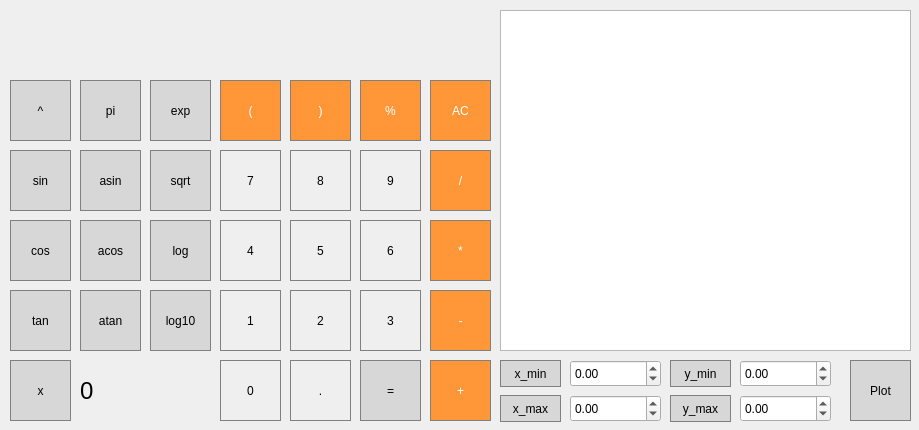
<?xml version="1.0" encoding="UTF-8"?>
<ui version="4.0">
 <class>MainWindow</class>
 <widget class="QMainWindow" name="MainWindow">
  <property name="geometry">
   <rect>
    <x>0</x>
    <y>0</y>
    <width>919</width>
    <height>430</height>
   </rect>
  </property>
  <property name="windowTitle">
   <string>MainWindow</string>
  </property>
  <widget class="QWidget" name="centralwidget">
   <widget class="Clickable" name="result_show">
    <property name="geometry">
     <rect>
      <x>10</x>
      <y>10</y>
      <width>481</width>
      <height>61</height>
     </rect>
    </property>
    <property name="font">
     <font>
      <pointsize>18</pointsize>
     </font>
    </property>
    <property name="styleSheet">
     <string notr="true">QLabel {
  qproperty-alignment: 'AlignVCenter | AlignRight';
  border: 1px solid gray;
}

background-color : white;</string>
    </property>
    <property name="text">
     <string/>
    </property>
   </widget>
   <widget class="QPushButton" name="pushButton_open_bracket">
    <property name="geometry">
     <rect>
      <x>220</x>
      <y>80</y>
      <width>61</width>
      <height>61</height>
     </rect>
    </property>
    <property name="styleSheet">
     <string notr="true">QPushButton {
  background-color: rgb(255, 151, 57);
  color: white; 
  border: 1px solid gray;
}

QPushButton:pressed {
    background-color: qlineargradient(x1: 0, y1: 0, x2: 0, y2: 1,
                                      stop: 0 #FF7832, stop: 1 #FF9739);
}</string>
    </property>
    <property name="text">
     <string>(</string>
    </property>
   </widget>
   <widget class="QPushButton" name="pushButton_close_bracket">
    <property name="geometry">
     <rect>
      <x>290</x>
      <y>80</y>
      <width>61</width>
      <height>61</height>
     </rect>
    </property>
    <property name="styleSheet">
     <string notr="true">QPushButton {
  background-color: rgb(255, 151, 57);
  color: white; 
  border: 1px solid gray;
}

QPushButton:pressed {
    background-color: qlineargradient(x1: 0, y1: 0, x2: 0, y2: 1,
                                      stop: 0 #FF7832, stop: 1 #FF9739);
}</string>
    </property>
    <property name="text">
     <string>)</string>
    </property>
   </widget>
   <widget class="QPushButton" name="pushButton_mod">
    <property name="geometry">
     <rect>
      <x>360</x>
      <y>80</y>
      <width>61</width>
      <height>61</height>
     </rect>
    </property>
    <property name="styleSheet">
     <string notr="true">QPushButton {
  background-color: rgb(255, 151, 57);
  color: white; 
  border: 1px solid gray;
}

QPushButton:pressed {
    background-color: qlineargradient(x1: 0, y1: 0, x2: 0, y2: 1,
                                      stop: 0 #FF7832, stop: 1 #FF9739);
}</string>
    </property>
    <property name="text">
     <string>%</string>
    </property>
   </widget>
   <widget class="QPushButton" name="pushButton_AC">
    <property name="geometry">
     <rect>
      <x>430</x>
      <y>80</y>
      <width>61</width>
      <height>61</height>
     </rect>
    </property>
    <property name="styleSheet">
     <string notr="true">QPushButton {
  background-color: rgb(255, 151, 57);
  color: white; 
  border: 1px solid gray;
}

QPushButton:pressed {
    background-color: qlineargradient(x1: 0, y1: 0, x2: 0, y2: 1,
                                      stop: 0 #FF7832, stop: 1 #FF9739);
}</string>
    </property>
    <property name="text">
     <string>AC</string>
    </property>
   </widget>
   <widget class="QPushButton" name="pushButton_7">
    <property name="geometry">
     <rect>
      <x>220</x>
      <y>150</y>
      <width>61</width>
      <height>61</height>
     </rect>
    </property>
    <property name="styleSheet">
     <string notr="true">QPushButton {
   border: 1px solid gray;
}
QPushButton:pressed {
    background-color: qlineargradient(x1: 0, y1: 0, x2: 0, y2: 1,
                                      stop: 0 #dadbde, stop: 1 #f6f7fa);
}</string>
    </property>
    <property name="text">
     <string>7</string>
    </property>
   </widget>
   <widget class="QPushButton" name="pushButton_8">
    <property name="geometry">
     <rect>
      <x>290</x>
      <y>150</y>
      <width>61</width>
      <height>61</height>
     </rect>
    </property>
    <property name="styleSheet">
     <string notr="true">QPushButton {
   border: 1px solid gray;
}
QPushButton:pressed {
    background-color: qlineargradient(x1: 0, y1: 0, x2: 0, y2: 1,
                                      stop: 0 #dadbde, stop: 1 #f6f7fa);
}</string>
    </property>
    <property name="text">
     <string>8</string>
    </property>
   </widget>
   <widget class="QPushButton" name="pushButton_9">
    <property name="geometry">
     <rect>
      <x>360</x>
      <y>150</y>
      <width>61</width>
      <height>61</height>
     </rect>
    </property>
    <property name="styleSheet">
     <string notr="true">QPushButton {
   border: 1px solid gray;
}
QPushButton:pressed {
    background-color: qlineargradient(x1: 0, y1: 0, x2: 0, y2: 1,
                                      stop: 0 #dadbde, stop: 1 #f6f7fa);
}</string>
    </property>
    <property name="text">
     <string>9</string>
    </property>
   </widget>
   <widget class="QPushButton" name="pushButton_div">
    <property name="geometry">
     <rect>
      <x>430</x>
      <y>150</y>
      <width>61</width>
      <height>61</height>
     </rect>
    </property>
    <property name="styleSheet">
     <string notr="true">QPushButton {
  background-color: rgb(255, 151, 57);
  color: white; 
  border: 1px solid gray;
}

QPushButton:pressed {
    background-color: qlineargradient(x1: 0, y1: 0, x2: 0, y2: 1,
                                      stop: 0 #FF7832, stop: 1 #FF9739);
}</string>
    </property>
    <property name="text">
     <string>/</string>
    </property>
   </widget>
   <widget class="QPushButton" name="pushButton_4">
    <property name="geometry">
     <rect>
      <x>220</x>
      <y>220</y>
      <width>61</width>
      <height>61</height>
     </rect>
    </property>
    <property name="styleSheet">
     <string notr="true">QPushButton {
   border: 1px solid gray;
}
QPushButton:pressed {
    background-color: qlineargradient(x1: 0, y1: 0, x2: 0, y2: 1,
                                      stop: 0 #dadbde, stop: 1 #f6f7fa);
}</string>
    </property>
    <property name="text">
     <string>4</string>
    </property>
   </widget>
   <widget class="QPushButton" name="pushButton_5">
    <property name="geometry">
     <rect>
      <x>290</x>
      <y>220</y>
      <width>61</width>
      <height>61</height>
     </rect>
    </property>
    <property name="styleSheet">
     <string notr="true">QPushButton {
   border: 1px solid gray;
}
QPushButton:pressed {
    background-color: qlineargradient(x1: 0, y1: 0, x2: 0, y2: 1,
                                      stop: 0 #dadbde, stop: 1 #f6f7fa);
}</string>
    </property>
    <property name="text">
     <string>5</string>
    </property>
   </widget>
   <widget class="QPushButton" name="pushButton_6">
    <property name="geometry">
     <rect>
      <x>360</x>
      <y>220</y>
      <width>61</width>
      <height>61</height>
     </rect>
    </property>
    <property name="styleSheet">
     <string notr="true">QPushButton {
   border: 1px solid gray;
}
QPushButton:pressed {
    background-color: qlineargradient(x1: 0, y1: 0, x2: 0, y2: 1,
                                      stop: 0 #dadbde, stop: 1 #f6f7fa);
}</string>
    </property>
    <property name="text">
     <string>6</string>
    </property>
   </widget>
   <widget class="QPushButton" name="pushButton_mul">
    <property name="geometry">
     <rect>
      <x>430</x>
      <y>220</y>
      <width>61</width>
      <height>61</height>
     </rect>
    </property>
    <property name="styleSheet">
     <string notr="true">QPushButton {
  background-color: rgb(255, 151, 57);
  color: white; 
  border: 1px solid gray;
}

QPushButton:pressed {
    background-color: qlineargradient(x1: 0, y1: 0, x2: 0, y2: 1,
                                      stop: 0 #FF7832, stop: 1 #FF9739);
}</string>
    </property>
    <property name="text">
     <string>*</string>
    </property>
   </widget>
   <widget class="QPushButton" name="pushButton_1">
    <property name="geometry">
     <rect>
      <x>220</x>
      <y>290</y>
      <width>61</width>
      <height>61</height>
     </rect>
    </property>
    <property name="styleSheet">
     <string notr="true">QPushButton {
   border: 1px solid gray;
}
QPushButton:pressed {
    background-color: qlineargradient(x1: 0, y1: 0, x2: 0, y2: 1,
                                      stop: 0 #dadbde, stop: 1 #f6f7fa);
}</string>
    </property>
    <property name="text">
     <string>1</string>
    </property>
   </widget>
   <widget class="QPushButton" name="pushButton_2">
    <property name="geometry">
     <rect>
      <x>290</x>
      <y>290</y>
      <width>61</width>
      <height>61</height>
     </rect>
    </property>
    <property name="styleSheet">
     <string notr="true">QPushButton {
   border: 1px solid gray;
}
QPushButton:pressed {
    background-color: qlineargradient(x1: 0, y1: 0, x2: 0, y2: 1,
                                      stop: 0 #dadbde, stop: 1 #f6f7fa);
}</string>
    </property>
    <property name="text">
     <string>2</string>
    </property>
   </widget>
   <widget class="QPushButton" name="pushButton_3">
    <property name="geometry">
     <rect>
      <x>360</x>
      <y>290</y>
      <width>61</width>
      <height>61</height>
     </rect>
    </property>
    <property name="styleSheet">
     <string notr="true">QPushButton {
   border: 1px solid gray;
}
QPushButton:pressed {
    background-color: qlineargradient(x1: 0, y1: 0, x2: 0, y2: 1,
                                      stop: 0 #dadbde, stop: 1 #f6f7fa);
}</string>
    </property>
    <property name="text">
     <string>3</string>
    </property>
   </widget>
   <widget class="QPushButton" name="pushButton_minus">
    <property name="geometry">
     <rect>
      <x>430</x>
      <y>290</y>
      <width>61</width>
      <height>61</height>
     </rect>
    </property>
    <property name="styleSheet">
     <string notr="true">QPushButton {
  background-color: rgb(255, 151, 57);
  color: white; 
  border: 1px solid gray;
}

QPushButton:pressed {
    background-color: qlineargradient(x1: 0, y1: 0, x2: 0, y2: 1,
                                      stop: 0 #FF7832, stop: 1 #FF9739);
}</string>
    </property>
    <property name="text">
     <string>-</string>
    </property>
   </widget>
   <widget class="QPushButton" name="pushButton_plus">
    <property name="geometry">
     <rect>
      <x>430</x>
      <y>360</y>
      <width>61</width>
      <height>61</height>
     </rect>
    </property>
    <property name="styleSheet">
     <string notr="true">QPushButton {
  background-color: rgb(255, 151, 57);
  color: white; 
  border: 1px solid gray;
}

QPushButton:pressed {
    background-color: qlineargradient(x1: 0, y1: 0, x2: 0, y2: 1,
                                      stop: 0 #FF7832, stop: 1 #FF9739);
}</string>
    </property>
    <property name="text">
     <string>+</string>
    </property>
   </widget>
   <widget class="QPushButton" name="pushButton_0">
    <property name="geometry">
     <rect>
      <x>220</x>
      <y>360</y>
      <width>61</width>
      <height>61</height>
     </rect>
    </property>
    <property name="styleSheet">
     <string notr="true">QPushButton {
   border: 1px solid gray;
}
QPushButton:pressed {
    background-color: qlineargradient(x1: 0, y1: 0, x2: 0, y2: 1,
                                      stop: 0 #dadbde, stop: 1 #f6f7fa);
}</string>
    </property>
    <property name="text">
     <string>0</string>
    </property>
   </widget>
   <widget class="QPushButton" name="pushButton_point">
    <property name="geometry">
     <rect>
      <x>290</x>
      <y>360</y>
      <width>61</width>
      <height>61</height>
     </rect>
    </property>
    <property name="styleSheet">
     <string notr="true">QPushButton {
   border: 1px solid gray;
}
QPushButton:pressed {
    background-color: qlineargradient(x1: 0, y1: 0, x2: 0, y2: 1,
                                      stop: 0 #dadbde, stop: 1 #f6f7fa);
}</string>
    </property>
    <property name="text">
     <string>.</string>
    </property>
   </widget>
   <widget class="QPushButton" name="pushButton_eq">
    <property name="geometry">
     <rect>
      <x>360</x>
      <y>360</y>
      <width>61</width>
      <height>61</height>
     </rect>
    </property>
    <property name="styleSheet">
     <string notr="true">QPushButton {
  background-color: rgb(215, 215, 215);
  border: 1px solid gray;
}
QPushButton:pressed {
    background-color: qlineargradient(x1: 0, y1: 0, x2: 0, y2: 1,
                                      stop: 0 #BEBEBE, stop: 1 #D7D7D7);
}</string>
    </property>
    <property name="text">
     <string>=</string>
    </property>
   </widget>
   <widget class="QPushButton" name="pushButton_sqrt">
    <property name="geometry">
     <rect>
      <x>150</x>
      <y>150</y>
      <width>61</width>
      <height>61</height>
     </rect>
    </property>
    <property name="styleSheet">
     <string notr="true">QPushButton {
  background-color: rgb(215, 215, 215);
  border: 1px solid gray;
}
QPushButton:pressed {
    background-color: qlineargradient(x1: 0, y1: 0, x2: 0, y2: 1,
                                      stop: 0 #BEBEBE, stop: 1 #D7D7D7);
}</string>
    </property>
    <property name="text">
     <string>sqrt</string>
    </property>
   </widget>
   <widget class="QPushButton" name="pushButton_acos">
    <property name="geometry">
     <rect>
      <x>80</x>
      <y>220</y>
      <width>61</width>
      <height>61</height>
     </rect>
    </property>
    <property name="styleSheet">
     <string notr="true">QPushButton {
  background-color: rgb(215, 215, 215);
  border: 1px solid gray;
}
QPushButton:pressed {
    background-color: qlineargradient(x1: 0, y1: 0, x2: 0, y2: 1,
                                      stop: 0 #BEBEBE, stop: 1 #D7D7D7);
}</string>
    </property>
    <property name="text">
     <string>acos</string>
    </property>
   </widget>
   <widget class="QPushButton" name="pushButton_sin">
    <property name="geometry">
     <rect>
      <x>10</x>
      <y>150</y>
      <width>61</width>
      <height>61</height>
     </rect>
    </property>
    <property name="styleSheet">
     <string notr="true">QPushButton {
  background-color: rgb(215, 215, 215);
  border: 1px solid gray;
}
QPushButton:pressed {
    background-color: qlineargradient(x1: 0, y1: 0, x2: 0, y2: 1,
                                      stop: 0 #BEBEBE, stop: 1 #D7D7D7);
}</string>
    </property>
    <property name="text">
     <string>sin</string>
    </property>
   </widget>
   <widget class="QPushButton" name="pushButton_log10">
    <property name="geometry">
     <rect>
      <x>150</x>
      <y>220</y>
      <width>61</width>
      <height>61</height>
     </rect>
    </property>
    <property name="styleSheet">
     <string notr="true">QPushButton {
  background-color: rgb(215, 215, 215);
  border: 1px solid gray;
}
QPushButton:pressed {
    background-color: qlineargradient(x1: 0, y1: 0, x2: 0, y2: 1,
                                      stop: 0 #BEBEBE, stop: 1 #D7D7D7);
}</string>
    </property>
    <property name="text">
     <string>log</string>
    </property>
   </widget>
   <widget class="QPushButton" name="pushButton_asin">
    <property name="geometry">
     <rect>
      <x>80</x>
      <y>150</y>
      <width>61</width>
      <height>61</height>
     </rect>
    </property>
    <property name="styleSheet">
     <string notr="true">QPushButton {
  background-color: rgb(215, 215, 215);
  border: 1px solid gray;
}
QPushButton:pressed {
    background-color: qlineargradient(x1: 0, y1: 0, x2: 0, y2: 1,
                                      stop: 0 #BEBEBE, stop: 1 #D7D7D7);
}</string>
    </property>
    <property name="text">
     <string>asin</string>
    </property>
   </widget>
   <widget class="QPushButton" name="pushButton_log">
    <property name="geometry">
     <rect>
      <x>150</x>
      <y>290</y>
      <width>61</width>
      <height>61</height>
     </rect>
    </property>
    <property name="styleSheet">
     <string notr="true">QPushButton {
  background-color: rgb(215, 215, 215);
  border: 1px solid gray;
}
QPushButton:pressed {
    background-color: qlineargradient(x1: 0, y1: 0, x2: 0, y2: 1,
                                      stop: 0 #BEBEBE, stop: 1 #D7D7D7);
}</string>
    </property>
    <property name="text">
     <string>log10</string>
    </property>
   </widget>
   <widget class="QPushButton" name="pushButton_e">
    <property name="geometry">
     <rect>
      <x>150</x>
      <y>80</y>
      <width>61</width>
      <height>61</height>
     </rect>
    </property>
    <property name="styleSheet">
     <string notr="true">QPushButton {
  background-color: rgb(215, 215, 215);
  border: 1px solid gray;
}
QPushButton:pressed {
    background-color: qlineargradient(x1: 0, y1: 0, x2: 0, y2: 1,
                                      stop: 0 #BEBEBE, stop: 1 #D7D7D7);
}</string>
    </property>
    <property name="text">
     <string>exp</string>
    </property>
   </widget>
   <widget class="QPushButton" name="pushButton_cos">
    <property name="geometry">
     <rect>
      <x>10</x>
      <y>220</y>
      <width>61</width>
      <height>61</height>
     </rect>
    </property>
    <property name="styleSheet">
     <string notr="true">QPushButton {
  background-color: rgb(215, 215, 215);
  border: 1px solid gray;
}
QPushButton:pressed {
    background-color: qlineargradient(x1: 0, y1: 0, x2: 0, y2: 1,
                                      stop: 0 #BEBEBE, stop: 1 #D7D7D7);
}</string>
    </property>
    <property name="text">
     <string>cos</string>
    </property>
   </widget>
   <widget class="QPushButton" name="pushButton_pow">
    <property name="geometry">
     <rect>
      <x>10</x>
      <y>80</y>
      <width>61</width>
      <height>61</height>
     </rect>
    </property>
    <property name="styleSheet">
     <string notr="true">QPushButton {
  background-color: rgb(215, 215, 215);
  border: 1px solid gray;
}
QPushButton:pressed {
    background-color: qlineargradient(x1: 0, y1: 0, x2: 0, y2: 1,
                                      stop: 0 #BEBEBE, stop: 1 #D7D7D7);
}</string>
    </property>
    <property name="text">
     <string>^</string>
    </property>
   </widget>
   <widget class="QPushButton" name="pushButton_pi">
    <property name="geometry">
     <rect>
      <x>80</x>
      <y>80</y>
      <width>61</width>
      <height>61</height>
     </rect>
    </property>
    <property name="styleSheet">
     <string notr="true">QPushButton {
  background-color: rgb(215, 215, 215);
  border: 1px solid gray;
}
QPushButton:pressed {
    background-color: qlineargradient(x1: 0, y1: 0, x2: 0, y2: 1,
                                      stop: 0 #BEBEBE, stop: 1 #D7D7D7);
}</string>
    </property>
    <property name="text">
     <string>pi</string>
    </property>
   </widget>
   <widget class="QPushButton" name="pushButton_tan">
    <property name="geometry">
     <rect>
      <x>10</x>
      <y>290</y>
      <width>61</width>
      <height>61</height>
     </rect>
    </property>
    <property name="styleSheet">
     <string notr="true">QPushButton {
  background-color: rgb(215, 215, 215);
  border: 1px solid gray;
}
QPushButton:pressed {
    background-color: qlineargradient(x1: 0, y1: 0, x2: 0, y2: 1,
                                      stop: 0 #BEBEBE, stop: 1 #D7D7D7);
}</string>
    </property>
    <property name="text">
     <string>tan</string>
    </property>
   </widget>
   <widget class="QPushButton" name="pushButton_atan">
    <property name="geometry">
     <rect>
      <x>80</x>
      <y>290</y>
      <width>61</width>
      <height>61</height>
     </rect>
    </property>
    <property name="styleSheet">
     <string notr="true">QPushButton {
  background-color: rgb(215, 215, 215);
  border: 1px solid gray;
}
QPushButton:pressed {
    background-color: qlineargradient(x1: 0, y1: 0, x2: 0, y2: 1,
                                      stop: 0 #BEBEBE, stop: 1 #D7D7D7);
}</string>
    </property>
    <property name="text">
     <string>atan</string>
    </property>
   </widget>
   <widget class="QPushButton" name="pushButton_x">
    <property name="geometry">
     <rect>
      <x>10</x>
      <y>360</y>
      <width>61</width>
      <height>61</height>
     </rect>
    </property>
    <property name="styleSheet">
     <string notr="true">QPushButton {
  background-color: rgb(215, 215, 215);
  border: 1px solid gray;
}
QPushButton:pressed {
    background-color: qlineargradient(x1: 0, y1: 0, x2: 0, y2: 1,
                                      stop: 0 #BEBEBE, stop: 1 #D7D7D7);
}</string>
    </property>
    <property name="text">
     <string>x</string>
    </property>
   </widget>
   <widget class="Clickable" name="x_show">
    <property name="geometry">
     <rect>
      <x>80</x>
      <y>360</y>
      <width>131</width>
      <height>61</height>
     </rect>
    </property>
    <property name="font">
     <font>
      <pointsize>18</pointsize>
     </font>
    </property>
    <property name="styleSheet">
     <string notr="true">QLabel {
  qproperty-alignment: 'AlignVCenter | AlignRight';
  border: 1px solid gray;
}

background-color : white;</string>
    </property>
    <property name="text">
     <string>0</string>
    </property>
   </widget>
   <widget class="QCustomPlot" name="graphicsView">
    <property name="geometry">
     <rect>
      <x>500</x>
      <y>10</y>
      <width>411</width>
      <height>341</height>
     </rect>
    </property>
   </widget>
   <widget class="QPushButton" name="pushButton_x_2">
    <property name="geometry">
     <rect>
      <x>500</x>
      <y>395</y>
      <width>61</width>
      <height>27</height>
     </rect>
    </property>
    <property name="styleSheet">
     <string notr="true">QPushButton {
  background-color: rgb(215, 215, 215);
  border: 1px solid gray;
}
QPushButton:pressed {
    background-color: qlineargradient(x1: 0, y1: 0, x2: 0, y2: 1,
                                      stop: 0 #BEBEBE, stop: 1 #D7D7D7);
}</string>
    </property>
    <property name="text">
     <string>x_max</string>
    </property>
   </widget>
   <widget class="QPushButton" name="pushButton_x_4">
    <property name="geometry">
     <rect>
      <x>500</x>
      <y>360</y>
      <width>61</width>
      <height>27</height>
     </rect>
    </property>
    <property name="styleSheet">
     <string notr="true">QPushButton {
  background-color: rgb(215, 215, 215);
  border: 1px solid gray;
}
QPushButton:pressed {
    background-color: qlineargradient(x1: 0, y1: 0, x2: 0, y2: 1,
                                      stop: 0 #BEBEBE, stop: 1 #D7D7D7);
}</string>
    </property>
    <property name="text">
     <string>x_min</string>
    </property>
   </widget>
   <widget class="QDoubleSpinBox" name="doubleSpinBox_xmax">
    <property name="geometry">
     <rect>
      <x>570</x>
      <y>395</y>
      <width>91</width>
      <height>27</height>
     </rect>
    </property>
    <property name="minimum">
     <double>-1000000.000000000000000</double>
    </property>
    <property name="maximum">
     <double>1000000.000000000000000</double>
    </property>
   </widget>
   <widget class="QDoubleSpinBox" name="doubleSpinBox_xmin">
    <property name="geometry">
     <rect>
      <x>570</x>
      <y>360</y>
      <width>91</width>
      <height>27</height>
     </rect>
    </property>
    <property name="minimum">
     <double>-1000000.000000000000000</double>
    </property>
    <property name="maximum">
     <double>1000000.000000000000000</double>
    </property>
   </widget>
   <widget class="QPushButton" name="pushButton_x_3">
    <property name="geometry">
     <rect>
      <x>670</x>
      <y>395</y>
      <width>61</width>
      <height>27</height>
     </rect>
    </property>
    <property name="styleSheet">
     <string notr="true">QPushButton {
  background-color: rgb(215, 215, 215);
  border: 1px solid gray;
}
QPushButton:pressed {
    background-color: qlineargradient(x1: 0, y1: 0, x2: 0, y2: 1,
                                      stop: 0 #BEBEBE, stop: 1 #D7D7D7);
}</string>
    </property>
    <property name="text">
     <string>y_max</string>
    </property>
   </widget>
   <widget class="QDoubleSpinBox" name="doubleSpinBox_ymax">
    <property name="geometry">
     <rect>
      <x>740</x>
      <y>395</y>
      <width>91</width>
      <height>27</height>
     </rect>
    </property>
    <property name="minimum">
     <double>-1000000.000000000000000</double>
    </property>
    <property name="maximum">
     <double>1000000.000000000000000</double>
    </property>
   </widget>
   <widget class="QPushButton" name="pushButton_x_5">
    <property name="geometry">
     <rect>
      <x>670</x>
      <y>360</y>
      <width>61</width>
      <height>27</height>
     </rect>
    </property>
    <property name="styleSheet">
     <string notr="true">QPushButton {
  background-color: rgb(215, 215, 215);
  border: 1px solid gray;
}
QPushButton:pressed {
    background-color: qlineargradient(x1: 0, y1: 0, x2: 0, y2: 1,
                                      stop: 0 #BEBEBE, stop: 1 #D7D7D7);
}</string>
    </property>
    <property name="text">
     <string>y_min</string>
    </property>
   </widget>
   <widget class="QDoubleSpinBox" name="doubleSpinBox_ymin">
    <property name="geometry">
     <rect>
      <x>740</x>
      <y>360</y>
      <width>91</width>
      <height>27</height>
     </rect>
    </property>
    <property name="minimum">
     <double>-1000000.000000000000000</double>
    </property>
    <property name="maximum">
     <double>1000000.000000000000000</double>
    </property>
   </widget>
   <widget class="QPushButton" name="pushButton_plot">
    <property name="geometry">
     <rect>
      <x>850</x>
      <y>360</y>
      <width>61</width>
      <height>61</height>
     </rect>
    </property>
    <property name="styleSheet">
     <string notr="true">QPushButton {
  background-color: rgb(215, 215, 215);
  border: 1px solid gray;
}
QPushButton:pressed {
    background-color: qlineargradient(x1: 0, y1: 0, x2: 0, y2: 1,
                                      stop: 0 #BEBEBE, stop: 1 #D7D7D7);
}</string>
    </property>
    <property name="text">
     <string>Plot</string>
    </property>
   </widget>
  </widget>
 </widget>
 <customwidgets>
  <customwidget>
   <class>Clickable</class>
   <extends>QLabel</extends>
   <header>clickable.h</header>
  </customwidget>
  <customwidget>
   <class>QCustomPlot</class>
   <extends>QGraphicsView</extends>
   <header>qcustomplot.h</header>
  </customwidget>
 </customwidgets>
 <resources/>
 <connections/>
</ui>
